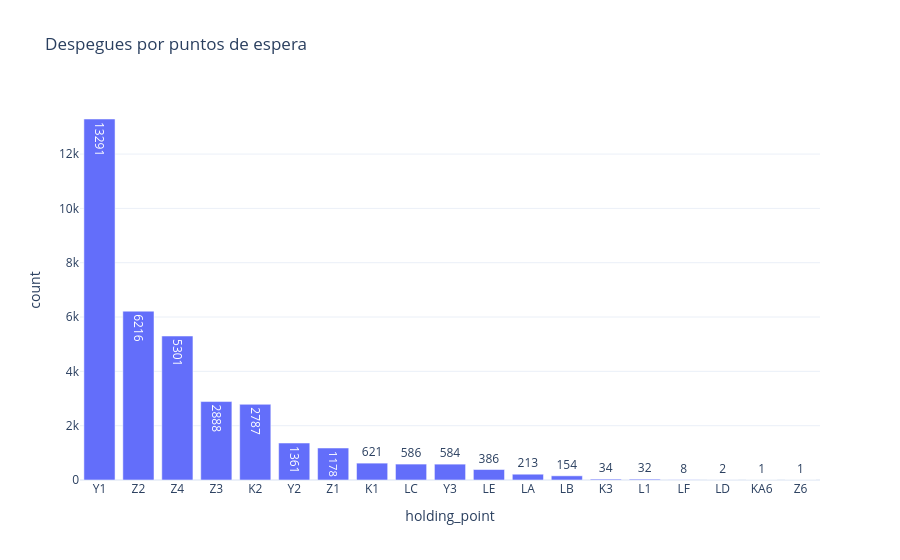

This figure's notebook cell:
### Code cell
import plotly.express as px

value_counts = df['holding_point'].value_counts().reset_index()
value_counts.columns = ['holding_point', 'count']

fig = px.bar(value_counts, x='holding_point', y='count', title='Despegues por puntos de espera', text='count')

fig.update_layout(template='plotly_white')

fig.show()

### Figure 1 — Plotly figure (JSON) as saved in the notebook; plotly's stock layout.template omitted (floating-point values rounded to 4 significant figures)
{"data": [{"hovertemplate": "holding_point=%{x}<br>count=%{text}<extra></extra>", "legendgroup": "", "marker": {"color": "#636efa", "pattern": {"shape": ""}}, "name": "", "orientation": "v", "showlegend": false, "text": [13290.0, 6216.0, 5301.0, 2888.0, 2787.0, 1361.0, 1178.0, 621.0, 586.0, 584.0, 386.0, 213.0, 154.0, 34.0, 32.0, 8.0, 2.0, 1.0, 1.0], "textposition": "auto", "type": "bar", "x": ["Y1", "Z2", "Z4", "Z3", "K2", "Y2", "Z1", "K1", "LC", "Y3", "LE", "LA", "LB", "K3", "L1", "LF", "LD", "KA6", "Z6"], "xaxis": "x", "y": [13291, 6216, 5301, 2888, 2787, 1361, 1178, 621, 586, 584, 386, 213, 154, 34, 32, 8, 2, 1, 1], "yaxis": "y"}], "layout": {"barmode": "relative", "legend": {"tracegroupgap": 0}, "title": {"text": "Despegues por puntos de espera"}, "xaxis": {"anchor": "y", "domain": [0, 1], "title": {"text": "holding_point"}}, "yaxis": {"anchor": "x", "domain": [0, 1], "title": {"text": "count"}}}}
